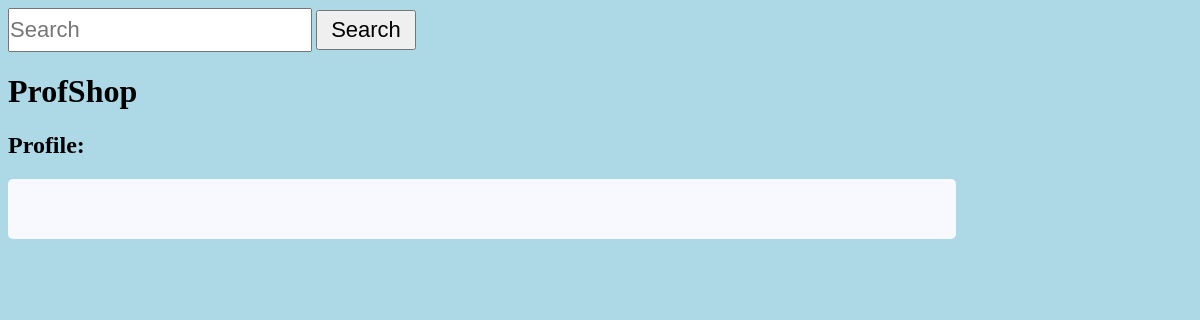
/Employee.profile.php, run on an earlier commit of the app's database.
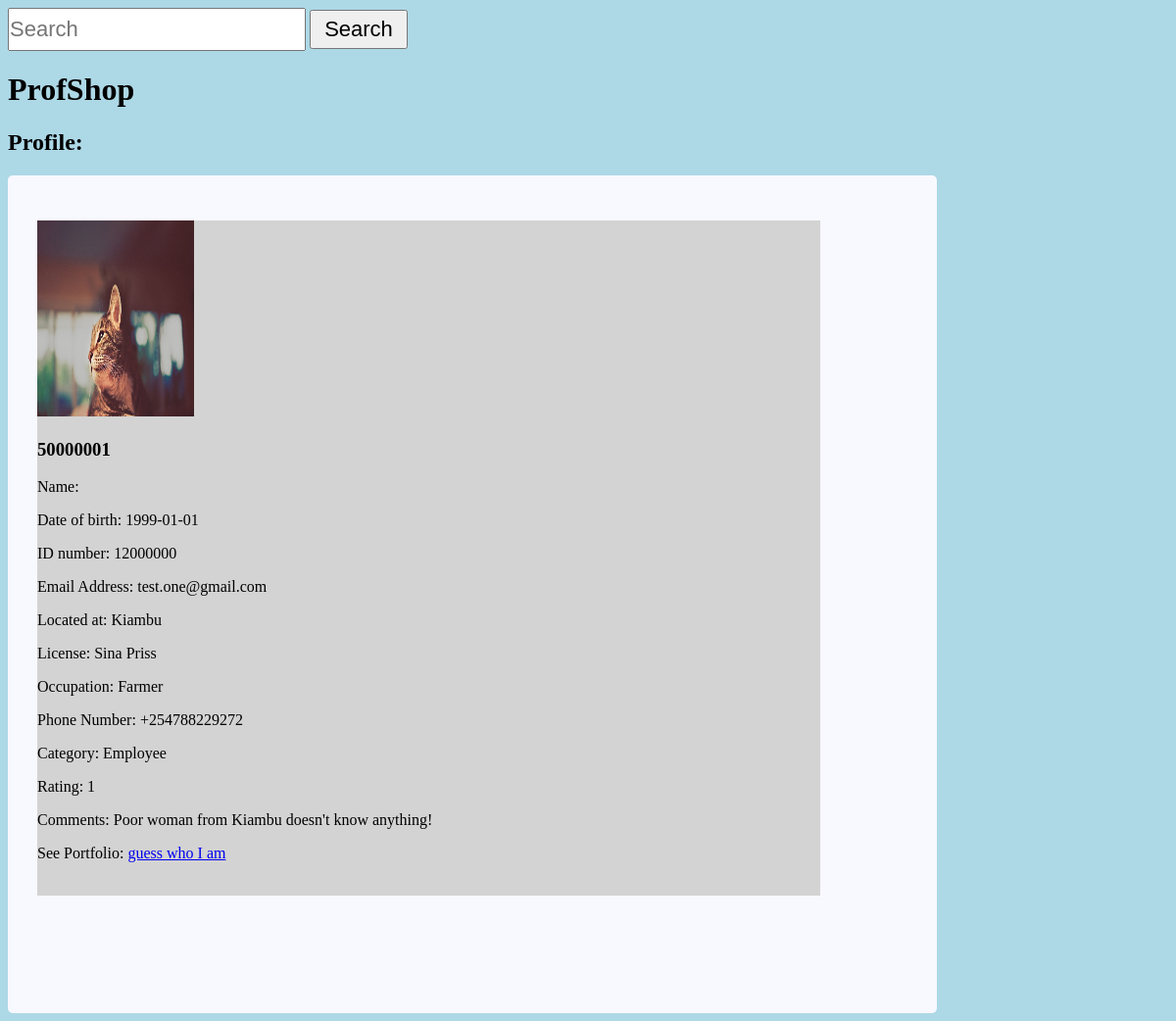
And on a later commit of the database.
### tables this page shows
CREATE TABLE `employee_details` (
  `employee_id` int(8) NOT NULL,
  `full_names` text NOT NULL,
  `date_of_birth` date NOT NULL,
  `photo` varchar(125) NOT NULL,
  `id_number` int(8) NOT NULL,
  `portfolio` varchar(100) NOT NULL,
  `email_address` varchar(50) NOT NULL,
  `password` varchar(8) NOT NULL,
  `location` varchar(50) NOT NULL,
  `license` varchar(100) NOT NULL,
  `skill` text NOT NULL,
  `phone_number` varchar(15) NOT NULL,
  `category` text NOT NULL,
  `rate` int(1) NOT NULL,
  `comment` varchar(500) NOT NULL
);

### Employee.profile.php (the view, shortened to what this page needs)
<?php
	include 'header.php';
?>
<form action="employee.search.results.php" method="POST">
	<input type="text" name="employeeSearch" placeholder="Search">
	<button type='submit' name='submit-search'>Search</button>
</form>
<h1>ProfShop</h1>
<h2>Profile:</h2>
<div class = 'admin-list'>
	<?php
		$sql = "SELECT * FROM employee_details";
		$result = mysqli_query($conn, $sql);
		$queryResults = mysqli_num_rows($result);
		if($queryResults > 0) {
			while($row = mysqli_fetch_assoc($result)) {
				echo "<div class='admin-box'><p></p>
					 <form class='profile_preview_form'><img height='200px' width='160px' src='".$row['photo']."'>
					 <h3>".$row['employee_id']."</h3>
					 <p> Name: ".$row['first_name'].
					 $row['last_name']."</p>
					 <p> Date of birth: ".$row['date_of_birth']."</p>
					 <p> ID number: ".$row['id_number']."</p>
					 <p>Email Address: ".$row['email_address']."</p>
					 <p>Located at: ".$row['location']."</p>
					 <p>License: ".$row['license']."</p>
					 <p>Occupation: ".$row['skill']."</p>
					 <p>Phone Number: ".$row['phone_number']."</p>
					 <p>Category: ".$row['category']."</p>
					 <p>Rating: ".$row['rate']."</p>
					 <p>Comments: ".$row['comment']."</p>
					 <p>See Portfolio: <a href='admin.php?title=12340003'>".$row['portfolio']."</p></a>
					 <br></form>
				</div>"	;
			}
		}
	?>
</div>
</body>
</html>

### header.php (shortened to what this page needs)
<!DOCTYPE html>
<html>
<head>
	<link rel="stylesheet" type="text/css" href="style.css">
</head>
<body>

### style.css (style rules this page uses)
body { background-color: lightblue; }
.admin-list { background-color: ghostwhite; border-radius: 5px; width: 75%; padding: 30px; }
.admin-box { padding-bottom: 30px; }
input { padding: 0px; width: 300px; height: 40px; font-size: 22px; }
button { width: 100px; height: 40px; font-size: 22px; }
.profile_preview_form { width: 90%; margin-right: 50px; margin-bottom: 60px; background-color: lightgrey; }

What changed in the data, as far as the page shows it:
added employee_details: photo (picture), employee_id "50000001", date_of_birth "1999-01-01", id_number "12000000", email_address "test.one@gmail.com", location "Kiambu", license "Sina Priss", skill "Farmer", phone_number "+254788229272", category "Employee", rate "1", comment "Poor woman from Kiambu doesn't know anything!", portfolio "guess who I am"
